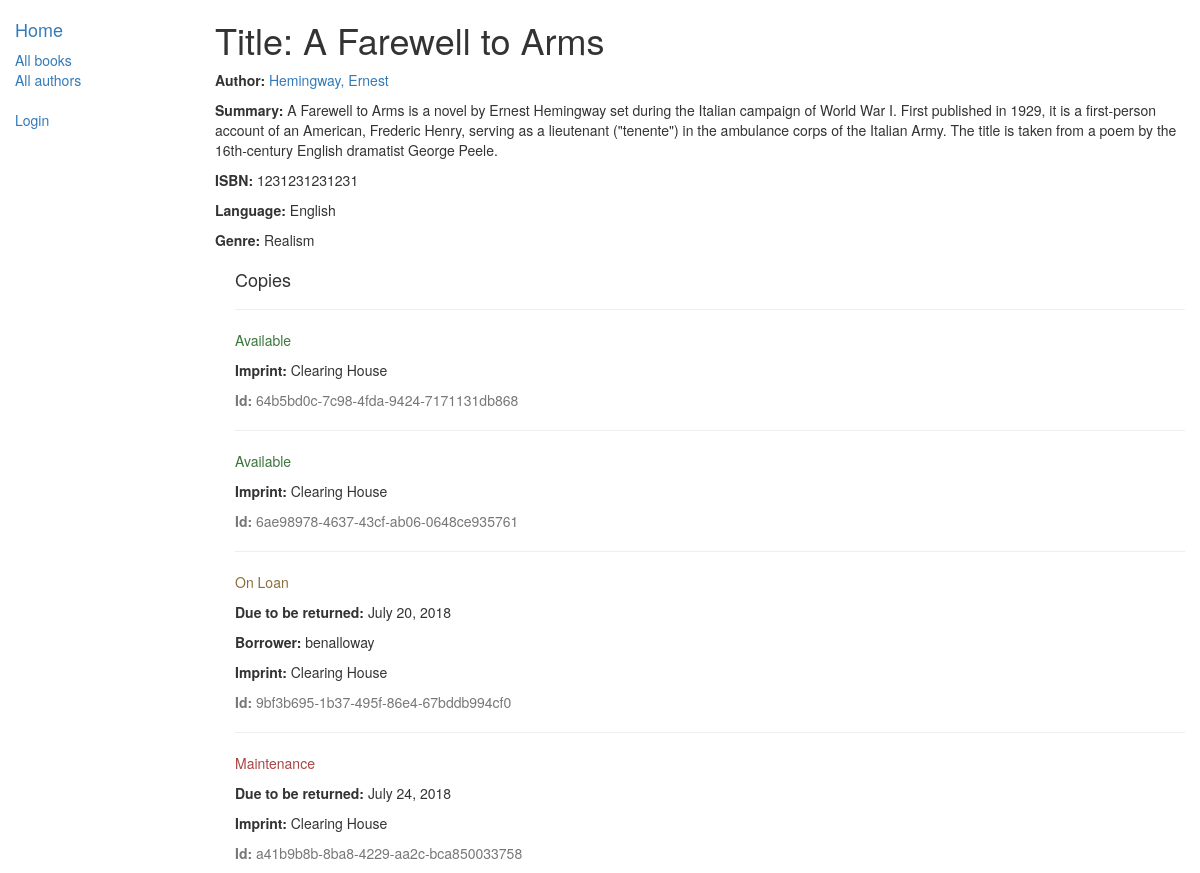
The app's page /catalog/book/1, older data.
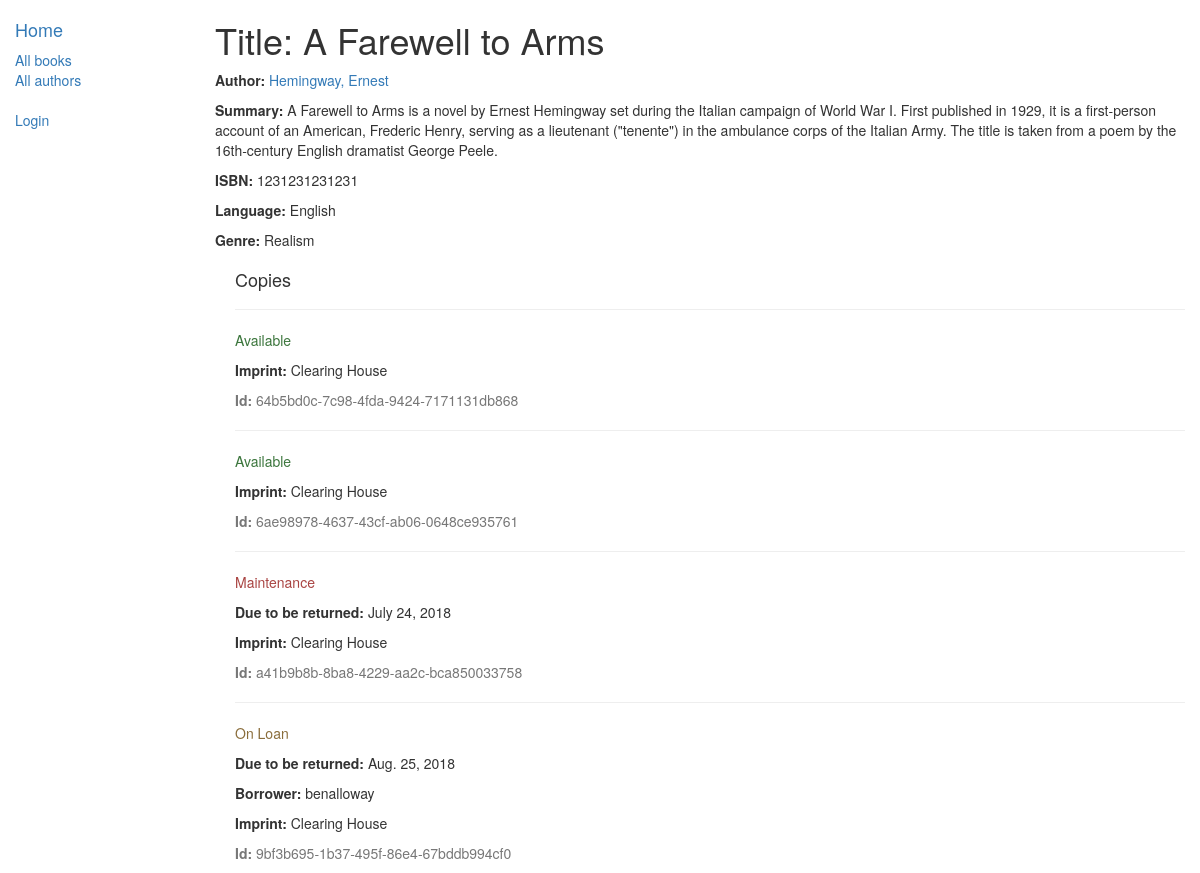
The same page, newer data.
### catalog/models.py (models this page shows, shortened)
class Genre(models.Model):
	name = models.CharField(max_length=200, help_text="Enter a book genre (e.g. Science Fiction, French Poetry etc.)")
	class Meta:
		ordering = ["name"]
	def __str__(self):
		return self.name

class BookInstance(models.Model):
	LOAN_STATUS = (
		('m', 'Maintenance'),
		('o', 'On Loan'),
		('a', 'Available'),
		('r', 'Reserved'),
	)
	id = models.UUIDField(primary_key=True, default=uuid.uuid4, help_text="Unique ID for this particular book across whole library")
	book = models.ForeignKey('Book', on_delete=models.SET_NULL, null=True)
	imprint = models.CharField(max_length=200)
	due_back = models.DateField(null=True, blank=True)
	status = models.CharField(max_length=1, choices=LOAN_STATUS, blank=True, default='m', help_text="Book availability")
	borrower = models.ForeignKey(User, on_delete=models.SET_NULL, null=True, blank=True)
	class Meta:
		ordering = ["due_back"]
		permissions = (
			("can_mark_returned", "Set book as returned"),
			("can_renew", "Renew due date"),
			)

### catalog/views.py (the view)
# urls.py: path('book/<int:pk>', views.BookDetailView.as_view(), name='book-detail'),
class BookDetailView(generic.DetailView):
    model = Book

### catalog/models.py (called while the page is built)
	def __str__(self):
		return self.name

	def __str__(self):
		return f'{self.last_name}, {self.first_name}'

### catalog/templates/catalog/book_detail.html (shortened to what this page needs)
{% extends "base_generic.html" %}
{% block content %}
	<h1>Title: {{ book.title }}</h1>
	<p><strong>Author: </strong> <a href="{% url 'author-detail' book.author.pk %}">{{ book.author }}</a></p>
	<p><strong>Summary: </strong>{{ book.summary }}</p>
	<p><strong>ISBN: </strong>{{ book.isbn }}</p>
	<p><strong>Language: </strong>{{ book.language }}</p>
	<p><strong>Genre: </strong>{% for genre in book.genre.all %} {{ genre }} {% if not forloop.last %}, {% endif %} {% endfor %}</p>
	<div style="margin-left: 20px; margin-top: 20px;">
		<h4>Copies</h4>
		{% for copy in book.bookinstance_set.all %}
		<hr>
		<p class="{% if copy.status == 'a' %}text-success{% elif copy.status == 'm' %}text-danger{% else %}text-warning{% endif %}">{{ copy.get_status_display }}</p>
		{% if copy.status != 'a' %}<p><strong>Due to be returned: </strong> {{ copy.due_back }}</p>{% endif %}
		{% if copy.borrower %}<p><strong>Borrower: </strong>{{ copy.borrower }}</p>{% endif %}
		<p><strong>Imprint: </strong>{{ copy.imprint }}</p>
		<p class="text-muted"><strong>Id: </strong>{{copy.id}}</p>
		{% endfor %}
	</div>
{% endblock %}

Row changes from the older to the newer data that the page shows:
shown differently, row unchanged: BookInstance "Maintenance": moves up the list
changed BookInstance "On Loan": due_back "July 20, 2018" → "Aug. 25, 2018"
